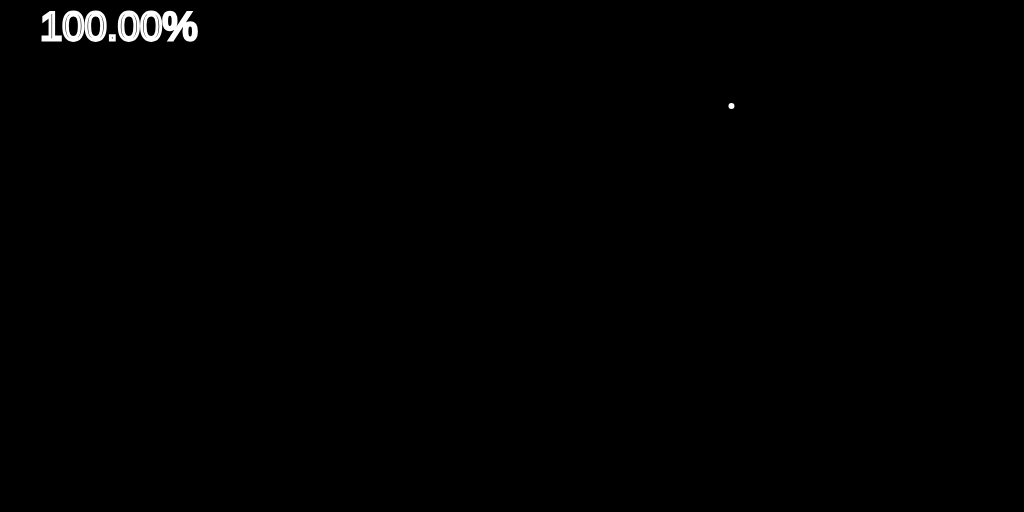
Frame 1 (no input)
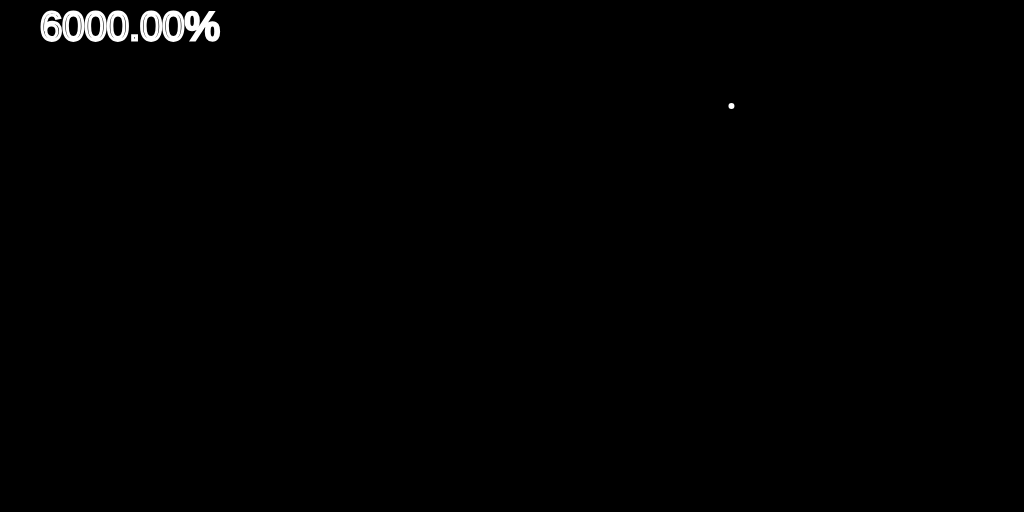
Frame 60 (no input)
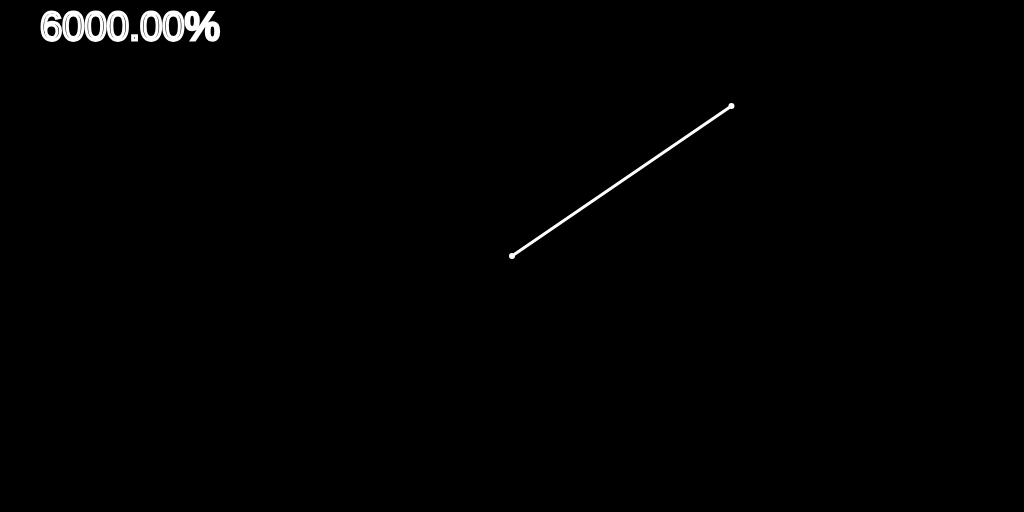
Frame 120 (the mouse pressed at the canvas centre since frame 60)

The p5.js sketch that drew these frames (run headless with seeded random() and noise() and a simulated clock; from frame 60 on, the mouse is pressed at the canvas centre):

// p5.js sketch
// ── sketch.js
let points = []
let order = []
let bestOrder = []
let len
let index = 0

function setup() {
  colorMode("HSB")
  createCanvas(1024, 512)
  background(0)
  points.push(createVector(random(0, width), random(0, height)))
  order.push(points.length - 1)
  bestOrder = order.slice()
}

function draw() {
  background(0)
  strokeWeight(6)
  stroke(255)
  for(let i = 0; i < points.length; i++){
    point(points[i].x, points[i].y)
  }
  noFill()
  strokeWeight(1)
  beginShape()
  for(let i = 0; i < order.length; i++){
    vertex(points[order[i]].x, points[order[i]].y)
  }
  endShape()
  strokeWeight(3)
  beginShape()
  for(let i = 0; i < order.length; i++){
    vertex(points[bestOrder[i]].x, points[bestOrder[i]].y)
  }
  endShape()
  shuffleOrder()
  index++
  if(calcDist() < len){
    len = calcDist()
    bestOrder = order.slice()
  }
  let permut = factorial(points.length - 1)
  let str = (index / permut) * 100
  str = String(nf(str, 0, 2)) + '%'
  textSize(40)
  text(str, 40, 40)
}

function mousePressed(){
  points.push(createVector(mouseX, mouseY))
  order.push(points.length - 1)
  len = calcDist()
  bestOrder = order.slice()
  index = 0
}

function shuffleOrder(){
  let x = -1;
  //https://www.quora.com/How-would-you-explain-an-algorithm-that-generates-permutations-using-lexicographic-ordering
  for(let i = 0; i < order.length - 1; i++){
    if(order[i] < order[i + 1]){
      if(i > x){
        x = i
      }
    }
  }
  if(x == -1 && points.length > 4){
    noLoop()
    print("done")
  }
  let y = -1
  for(let i = 0; i < order.length; i++){
    if(order[x] < order[i] && i > y){
      y = i
    }
  }
  swap(order, x, y)
  let endOfArray = order.splice(x + 1)
  endOfArray.reverse()
  order = order.concat(endOfArray)
}

function swap(arr, x, y){
  let n = arr[x]
  arr[x] = arr[y]
  arr[y] = n
}

function calcDist(){
  let sum = 0
  for(let i = 0; i < points.length - 1; i++){
    sum += dist(points[order[i]].x, points[order[i]].y, points[order[i + 1]].x, points[order[i + 1]].y)
  }
  return sum
}

function factorial(n){
  if(n == 1 || n == 0){
    return 1
  }
  return n * factorial(n - 1)
}
